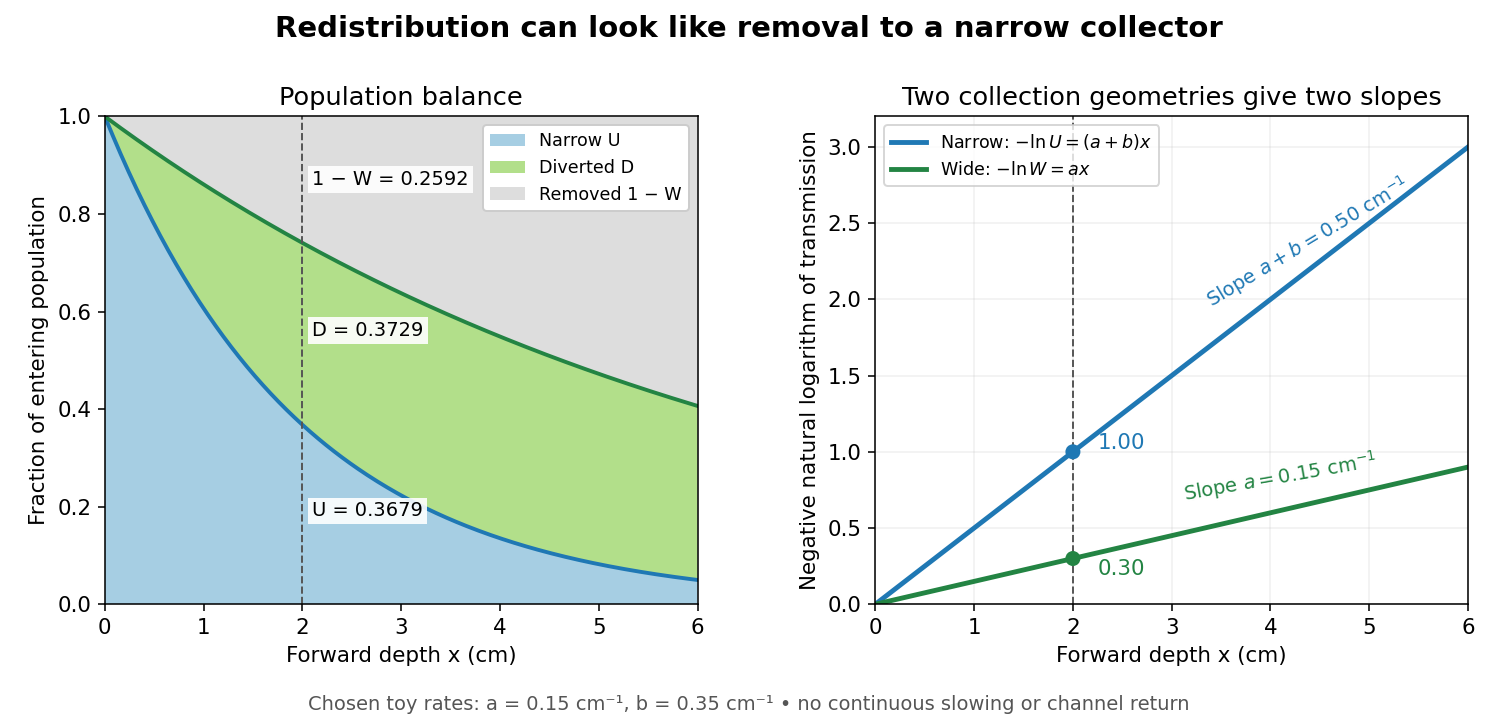

Write Python code to recreate this figure.
"""Plot a stipulated two-channel attenuation model, not electron transport data.

Python 3.14; matplotlib 3.10.7; numpy 2.3.5. Run from _media.
"""
from pathlib import Path

import matplotlib.pyplot as plt
import numpy as np


def fractions(x, removal=0.15, diversion=0.35):
    narrow = np.exp(-(removal + diversion) * x)
    wide = np.exp(-removal * x)
    return narrow, wide - narrow, 1 - wide


def main():
    plt.rcParams.update({"font.size": 11, "font.family": "DejaVu Sans"})
    x = np.linspace(0, 6, 301)
    narrow, diverted, removed = fractions(x)
    fig, (left, right) = plt.subplots(1, 2, figsize=(10.7, 5.2), facecolor="white")
    left.stackplot(x, narrow, diverted, removed,
                   colors=["#a6cee3", "#b2df8a", "#dddddd"],
                   labels=["Narrow U", "Diverted D", "Removed 1 − W"])
    left.plot(x, narrow, color="#1f78b4", lw=2)
    left.plot(x, narrow + diverted, color="#238443", lw=2)
    left.axvline(2, color="#555555", lw=1, ls="--")
    left.set(xlim=(0, 6), ylim=(0, 1), xlabel="Forward depth x (cm)", ylabel="Fraction of entering population",
             title="Population balance")
    left.legend(loc="upper right", fontsize=9, framealpha=1)
    for y, label in ((0.18, "U = 0.3679"), (0.55, "D = 0.3729"), (0.86, "1 − W = 0.2592")):
        left.text(2.10, y, label, fontsize=10,
                  bbox={"facecolor": "white", "edgecolor": "none", "alpha": 0.9, "pad": 2})
    right.plot(x, -np.log(narrow), color="#1f78b4", lw=2.5,
               label=r"Narrow: $-\ln U=(a+b)x$")
    right.plot(x, -np.log(narrow+diverted), color="#238443", lw=2.5,
               label=r"Wide: $-\ln W=ax$")
    right.axvline(2, color="#555555", lw=1, ls="--")
    right.scatter([2, 2], [1, 0.3], c=["#1f78b4", "#238443"], s=45, zorder=4)
    right.annotate("1.00", (2, 1), xytext=(2.25, 1.02), color="#1f78b4")
    right.annotate("0.30", (2, 0.3), xytext=(2.25, 0.19), color="#238443")
    right.text(3.3, 1.95, r"Slope $a+b=0.50\ \mathrm{cm}^{-1}$", rotation=31,
               color="#1f78b4", fontsize=10)
    right.text(3.1, 0.68, r"Slope $a=0.15\ \mathrm{cm}^{-1}$", rotation=10,
               color="#238443", fontsize=10)
    right.set(xlim=(0, 6), ylim=(0, 3.2), xlabel="Forward depth x (cm)",
              ylabel="Negative natural logarithm of transmission", title="Two collection geometries give two slopes")
    right.legend(loc="upper left", fontsize=9)
    right.grid(alpha=0.18)
    fig.suptitle("Redistribution can look like removal to a narrow collector", fontsize=15, weight="bold")
    fig.text(0.5, 0.025, "Chosen toy rates: a = 0.15 cm⁻¹, b = 0.35 cm⁻¹ • no continuous slowing or channel return",
             fontsize=10, ha="center", color="#555555")
    fig.subplots_adjust(left=0.07, right=0.98, bottom=0.17, top=0.84, wspace=0.30)
    fig.savefig(Path.cwd() / (Path(__file__).stem + ".png"), dpi=140, facecolor="white")
    plt.close(fig)


if __name__ == "__main__":
    main()
